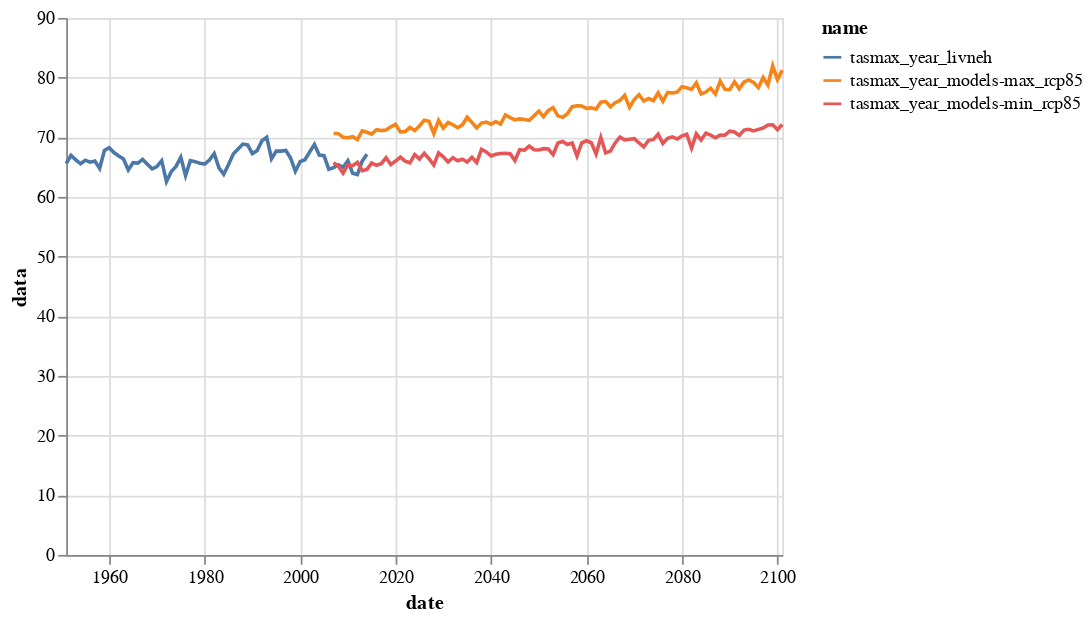

Notebook code cell kept with this figure:
### Code cell
alt.Chart(timeseries).mark_line().encode(
    x='date',
    y='data',
    color='name'
)

### Figure 1 — Vega-Lite specification as saved in the notebook (floating-point values rounded to 4 significant figures; data arrays with more than 128 entries replaced by an {"elided": "..."} marker saying what was removed)
{"config": {"view": {"continuousWidth": 400, "continuousHeight": 300}}, "data": {"name": "data-788d611741ef4d541c3820965915e1b9"}, "mark": "line", "encoding": {"color": {"type": "nominal", "field": "name"}, "x": {"type": "temporal", "field": "date"}, "y": {"type": "quantitative", "field": "data"}}, "$schema": "https://vega.github.io/schema/vega-lite/v4.0.2.json", "datasets": {"data-788d611741ef4d541c3820965915e1b9": {"elided": "254 records"}}}
